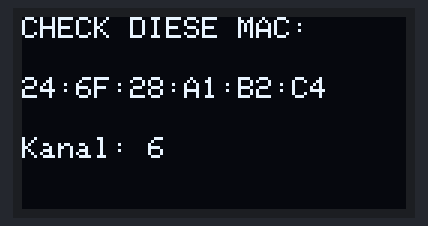
A sketch run on a simulated ESP32. Parts: 128×64 one-colour display.

Above: at 0.1 s.

The sketch:

show_master_MAC.ino
```cpp
#include <WiFi.h>
#include <esp_now.h>
#include <Wire.h>
#include <Adafruit_SSD1306.h>
#include <esp_wifi.h>

#define I2C_SDA 8
#define I2C_SCL 9
Adafruit_SSD1306 display(128, 64, &Wire, -1);

void setup() {
  Wire.begin(I2C_SDA, I2C_SCL);
  display.begin(SSD1306_SWITCHCAPVCC, 0x3C);

  WiFi.mode(WIFI_AP_STA);
  WiFi.softAP("react-o-mat", NULL, 1); // Kanal 1 festlegen

  // WICHTIG: Kanal am WiFi-Stack explizit setzen
  esp_wifi_set_promiscuous(true);
  esp_wifi_set_channel(1, WIFI_SECOND_CHAN_NONE);
  esp_wifi_set_promiscuous(false);

  display.clearDisplay();
  display.setTextSize(1);
  display.setTextColor(WHITE);
  display.setCursor(0,0);
  display.println("CHECK DIESE MAC:");
  display.setCursor(0,20);
  display.println(WiFi.softAPmacAddress()); // Wir brauchen die AP-MAC!
  display.setCursor(0,40);
  display.print("Kanal: "); display.println(WiFi.channel());
  display.display();

  esp_now_init();
}
void loop() {}
```
